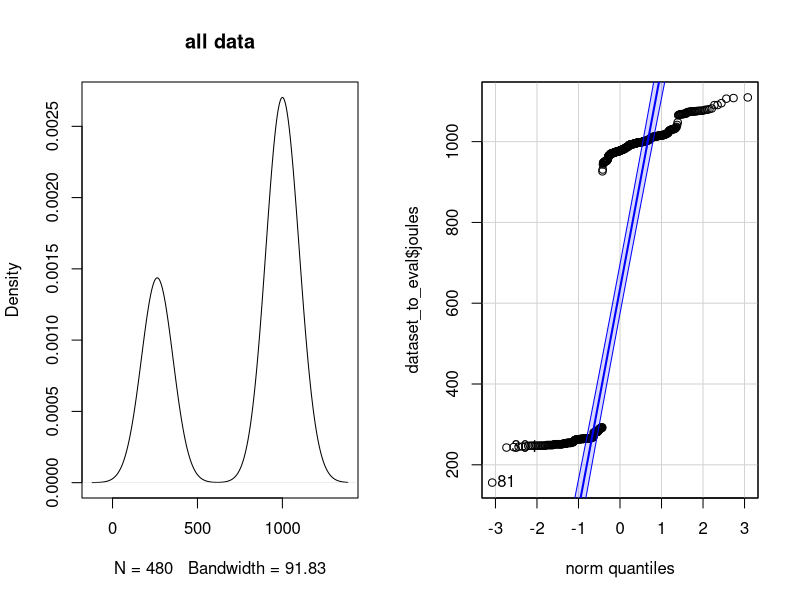
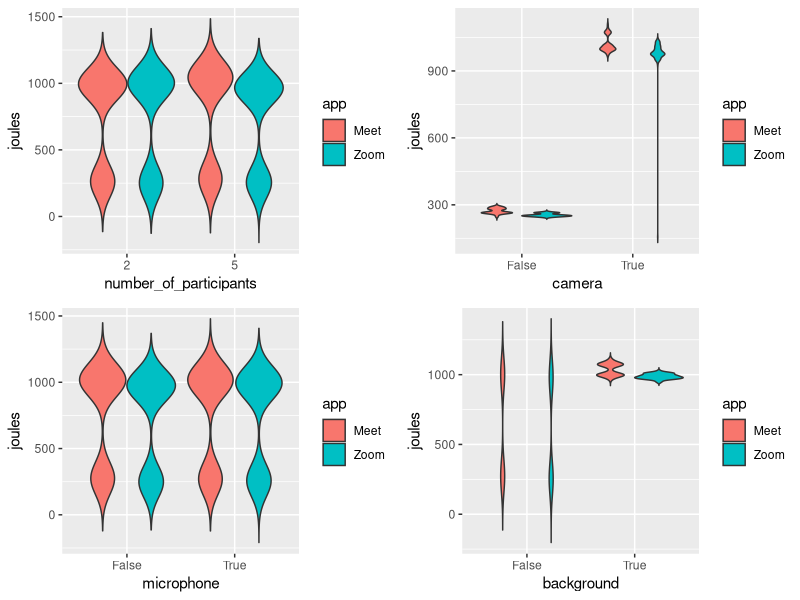
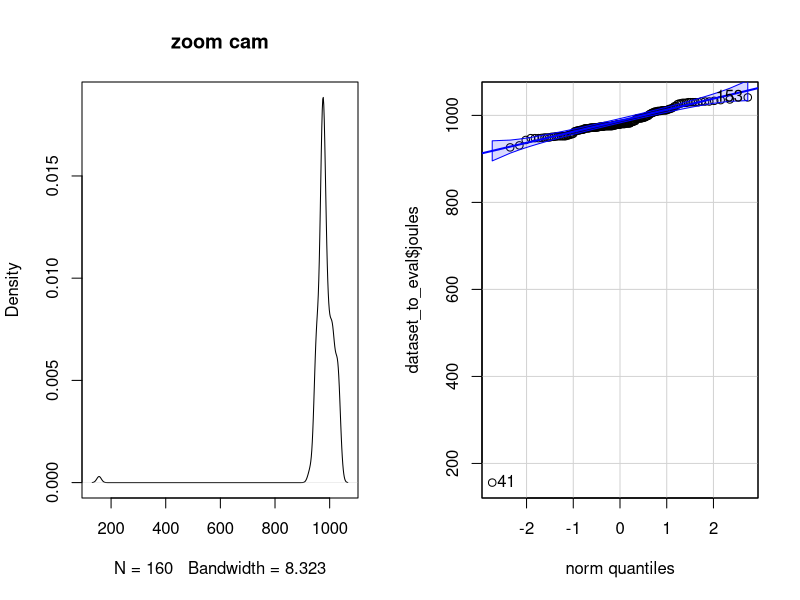
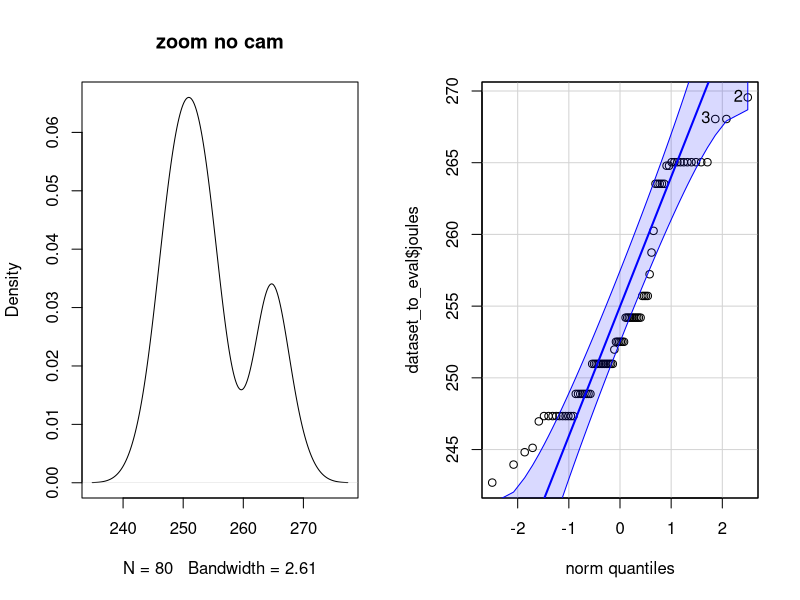
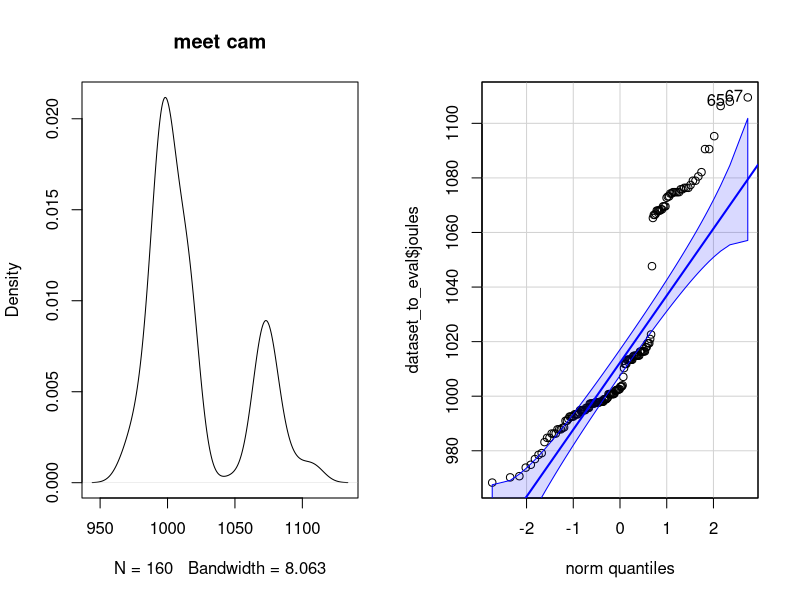
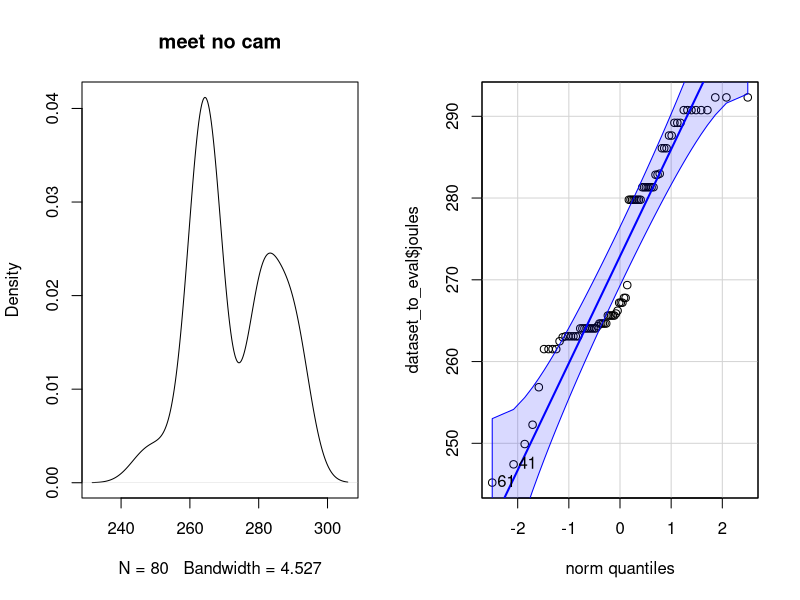
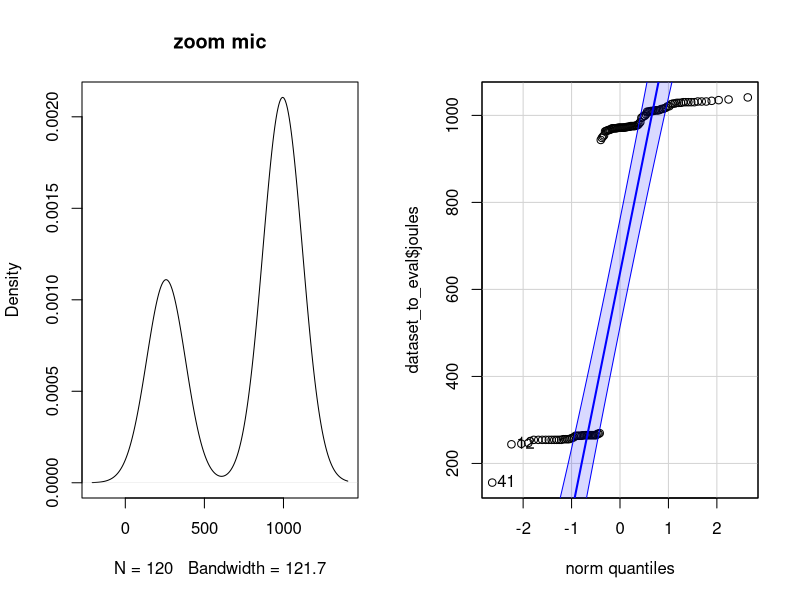
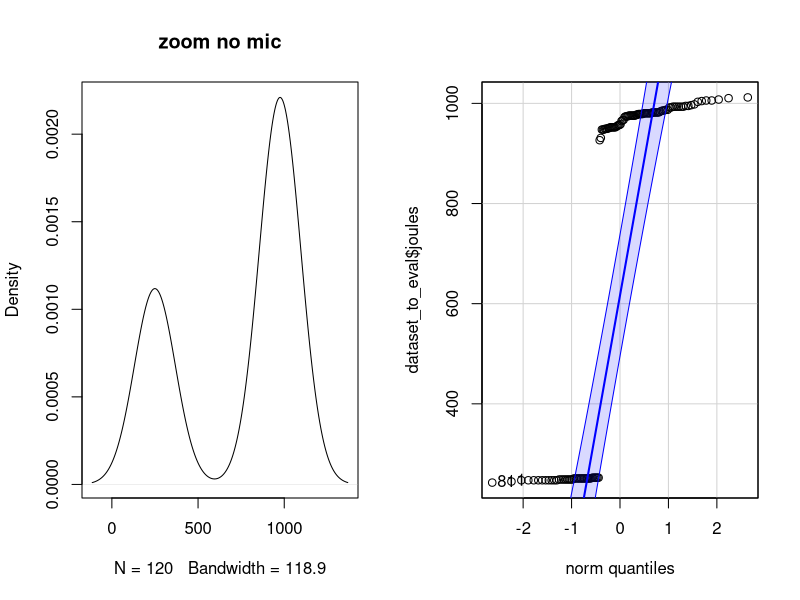

Recreate these plots in R, in order.
library(tidyverse)
library(car)
library(ggplot2)
library(gridExtra)

data <- read.csv('results-main.csv')
data

data$app = as.factor(data$app)
data$number_of_participants = as.factor(data$number_of_participants)
data$camera = as.factor(data$camera)
data$microphone = as.factor(data$microphone)
data$background = as.factor(data$background)

check_normality <- function(dataset_to_eval, plot_title="") {
  plot(density(dataset_to_eval$joules), main=plot_title)
  qqPlot(dataset_to_eval$joules)
  print(shapiro.test(dataset_to_eval$joules)) # need to print explicitly in a loop
}

par(mfrow=c(1,2))

check_normality(data, "all data")

plot1 <- ggplot(data, aes(x=number_of_participants, y=joules, fill=app)) + geom_violin(trim=FALSE)
plot2 <- ggplot(data, aes(x=camera, y=joules, fill=app)) + geom_violin(trim=FALSE)
plot3 <- ggplot(data, aes(x=microphone, y=joules, fill=app)) + geom_violin(trim=FALSE)
plot4 <- ggplot(data, aes(x=background, y=joules, fill=app)) + geom_violin(trim=FALSE)


grid.arrange(plot1, plot2, plot3, plot4, nrow=2, ncol=2)

datazoomcam <- data %>%
  filter(app == "Zoom") %>%
  filter(camera == "True")

datazoomcamoff <- data %>%
  filter(app == "Zoom") %>%
  filter(camera == "False")

datameetcam <- data %>%
  filter(app == "Meet") %>%
  filter(camera == "True")

datameetcamoff <- data %>%
  filter(app == "Meet") %>%
  filter(camera == "False")

datazoommic <- data %>%
  filter(app == "Zoom") %>%
  filter(microphone == "True")

datazoommicoff <- data %>%
  filter(app == "Zoom") %>%
  filter(microphone == "False")

datameetmic <- data %>%
  filter(app == "Meet") %>%
  filter(microphone == "True")

datameetmicoff <- data %>%
  filter(app == "Meet") %>%
  filter(microphone == "False")

datazoom2 <- data %>%
  filter(app == "Zoom") %>%
  filter(number_of_participants == "2")

datazoom5 <- data %>%
  filter(app == "Zoom") %>%
  filter(number_of_participants == "5")

datameet2 <- data %>%
  filter(app == "Meet") %>%
  filter(number_of_participants == "2")

datameet5 <- data %>%
  filter(app == "Meet") %>%
  filter(number_of_participants == "5")

datazoomback <- data %>%
  filter(app == "Zoom") %>%
  filter(background == "True")

datazoomnoback <- data %>%
  filter(app == "Zoom") %>%
  filter(background == "False")

datameetback <- data %>%
  filter(app == "Meet") %>%
  filter(background == "True")

datameetnoback <- data %>%
  filter(app == "Meet") %>%
  filter(background == "False")

check_normality(datazoomcam, "zoom cam")
check_normality(datazoomcamoff, "zoom no cam")
check_normality(datameetcam, "meet cam")
check_normality(datameetcamoff, "meet no cam")

check_normality(datazoommic, "zoom mic")
check_normality(datazoommicoff, "zoom no mic")
check_normality(datameetmic, "meet mic")
check_normality(datameetmicoff, "meet no mic")

check_normality(datazoom2, "zoom 2")
check_normality(datazoom5, "zoom 5")
check_normality(datameet2, "meet 2")
check_normality(datameet5, "meet 5")

check_normality(datazoomback, "zoom back")
check_normality(datazoomnoback, "zoom no back")
check_normality(datameetback, "meet back")
check_normality(datameetnoback, "meet no back")

#---------------------------------------
datacam <- data %>%
  filter(camera == "True")

datacamoff <- data %>%
  filter(camera == "False")

datamic <- data %>%
  filter(microphone == "True")

datamicoff <- data %>%
  filter(microphone == "False")

data2 <- data %>%
  filter(number_of_participants == "2")

data5 <- data %>%
  filter(number_of_participants == "5")

databack <- data %>%
  filter(background == "True")

datanoback <- data %>%
  filter(background == "False")

check_normality(datacam, "cam")
check_normality(datacamoff, "no cam")

check_normality(datamic, "mic")
check_normality(datamicoff, "no mic")

check_normality(data2, "2")
check_normality(data5, "5")

check_normality(databack, "back")
check_normality(datanoback, "no back")